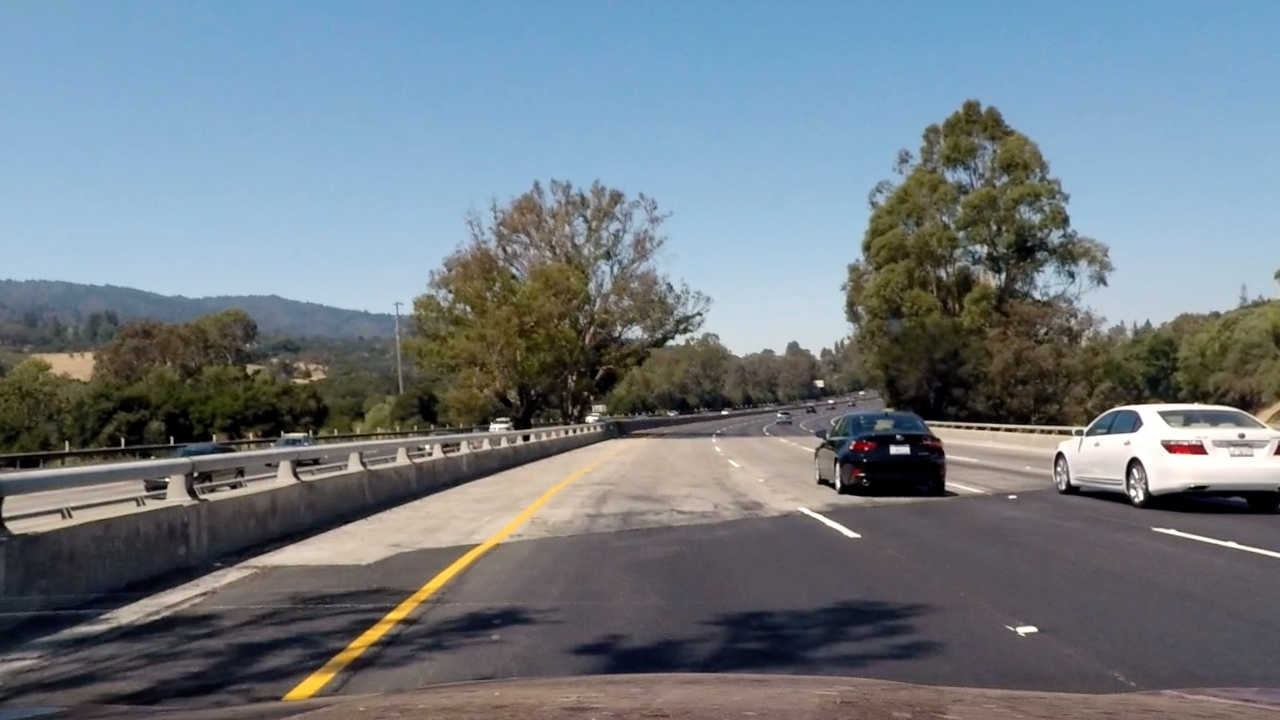
#> input picture output_images/undistorted_road/test4.jpg, 1280 x 720 px
$ python trial.py
#> lines starting #> are read from the running program, lines starting #| are printed output that depends on the picture
import cv2
import matplotlib.image as mpimg
import matplotlib.pyplot as plt
def get_channeled_image(image,color_space,channel=""):

    if color_space=="HLS":
        color_spaced_image=cv2.cvtColor(image,cv2.COLOR_RGB2HLS)

        if channel=="H":
            channeled_image=color_spaced_image[:,:,0]
            return channeled_image
        elif channel=="L":
            channeled_image=color_spaced_image[:,:,1]
            return channeled_image

        elif channel=="S":
            channeled_image=color_spaced_image[:,:,2]
            return channeled_image

        elif channel=="all":
            channeled_image=color_spaced_image
            return channeled_image

        else:
            print("Please enter a valid channel (H,L or S)")
            return 0

    elif color_space=="HSV":
        color_spaced_image=cv2.cvtColor(image,cv2.COLOR_RGB2HSV)

        if channel=="H":
            channeled_image=color_spaced_image[:,:,0]
            return channeled_image

        elif channel=="S":
            channeled_image=color_spaced_image[:,:,1]
            return channeled_image

        elif channel=="V":
            channeled_image=color_spaced_image[:,:,2]
            return channeled_image

        elif channel=="all":
            channeled_image=color_spaced_image
            return channeled_image

        else:
            print("Please enter a valid channel (H,S or V)")
            return 0

    elif color_space=="RGB":
        color_spaced_image=image

        if channel=="R":
            channeled_image=color_spaced_image[:,:,0]
            return channeled_image

        elif channel=="G":
            channeled_image=color_spaced_image[:,:,1]
            return channeled_image

        elif channel=="B":
            channeled_image=color_spaced_image[:,:,2]
            return channeled_image

        elif channel=="all":
            channeled_image=color_spaced_image
            return channeled_image

        else:
            print("Please enter a valid channel (R,G or B)")
            return 0

    elif color_space=="grayscale":
        return cv2.cvtColor(image,cv2.COLOR_RGB2GRAY)


    else:
        print("Incorrect color space.Please choose one from HLS,HSV,grayscale or RGB")
        return 0

image=mpimg.imread("output_images/undistorted_road/test4.jpg")
#> image is the input picture: shape (720, 1280, 4) float32; mean R, G, B, A 0.442, 0.483, 0.514, 1
r_channel=get_channeled_image(image,"RGB","R")
g_channel=get_channeled_image(image,"RGB","G")
b_channel=get_channeled_image(image,"RGB","B")
h_channel_hsv=get_channeled_image(image,"HSV","H")
#> call 4 of get_channeled_image, with color_space = 'HSV', channel = 'H'
#> in get_channeled_image (call 4), `channeled_image=color_spaced_image[:,:,0]`:
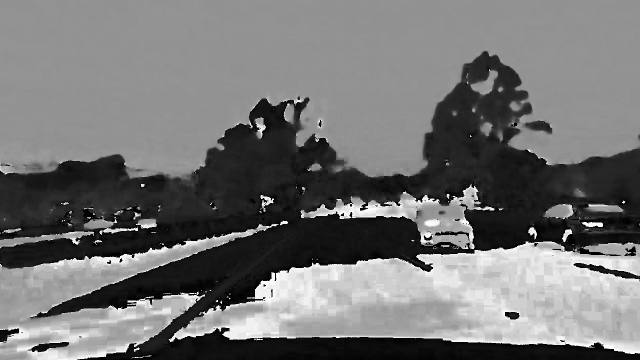
#> channeled_image: shape (720, 1280) float32 (shown at 1/2 size); min 0, max 359.5, mean 162.7; drawn with min black and max white
s_channel_hsv=get_channeled_image(image,"HSV","S")
#> in get_channeled_image (call 5), `channeled_image=color_spaced_image[:,:,1]`:
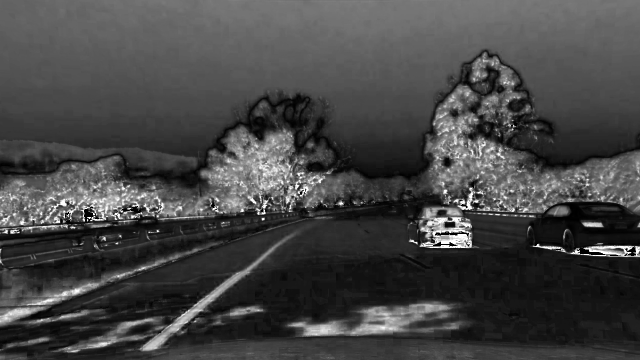
#> channeled_image: shape (720, 1280) float32 (shown at 1/2 size); min 0, max 1, mean 0.274
v_channel_hsv=get_channeled_image(image,"HSV","V")
#> in get_channeled_image (call 6), `channeled_image=color_spaced_image[:,:,2]`:
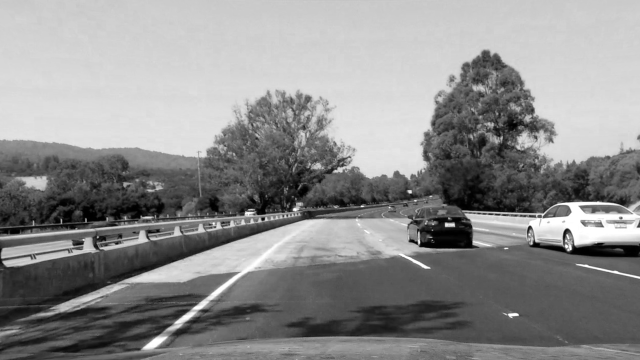
#> channeled_image: shape (720, 1280) float32 (shown at 1/2 size); min 0, max 1, mean 0.551
h_channel_hls=get_channeled_image(image,"HLS","H")
l_channel_hls=get_channeled_image(image,"HLS","L")
#s_channel_hls=get_channeled_image(image,"HLS","S")
hls=cv2.cvtColor(image,cv2.COLOR_RGB2HLS)
s_channel_hls=hls[:,:,2]
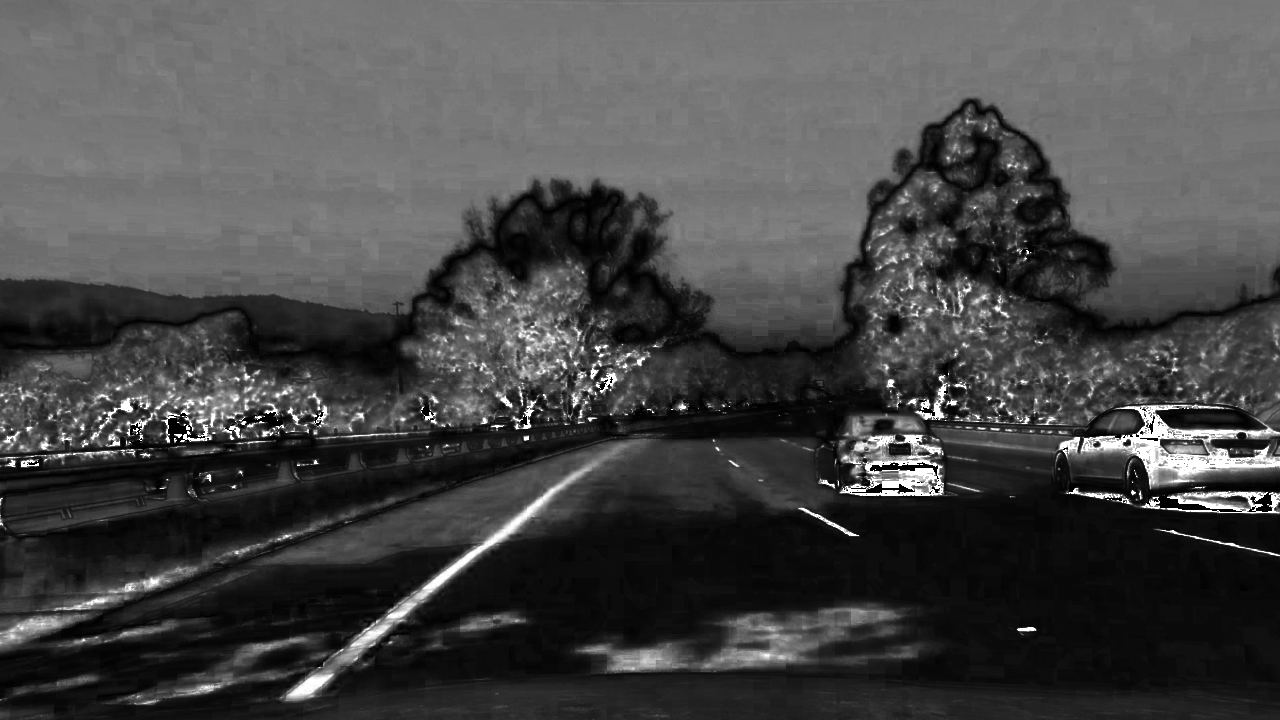
#> s_channel_hls: shape (720, 1280) float32; min 0, max 1, mean 0.279
plt.imshow(r_channel)
plt.show()
plt.imshow(g_channel)
plt.show()
plt.imshow(b_channel)
plt.show()
plt.imshow(h_channel_hsv)
plt.show()
plt.imshow(s_channel_hsv)
plt.show()
plt.imshow(v_channel_hsv)
plt.show()
plt.imshow(h_channel_hls)
plt.show()
plt.imshow(l_channel_hls)
plt.show()
plt.imshow(s_channel_hls,cmap="gray")
plt.show()

$ run again, with output_images/undistorted_road/test2.jpg copied over output_images/undistorted_road/test4.jpg
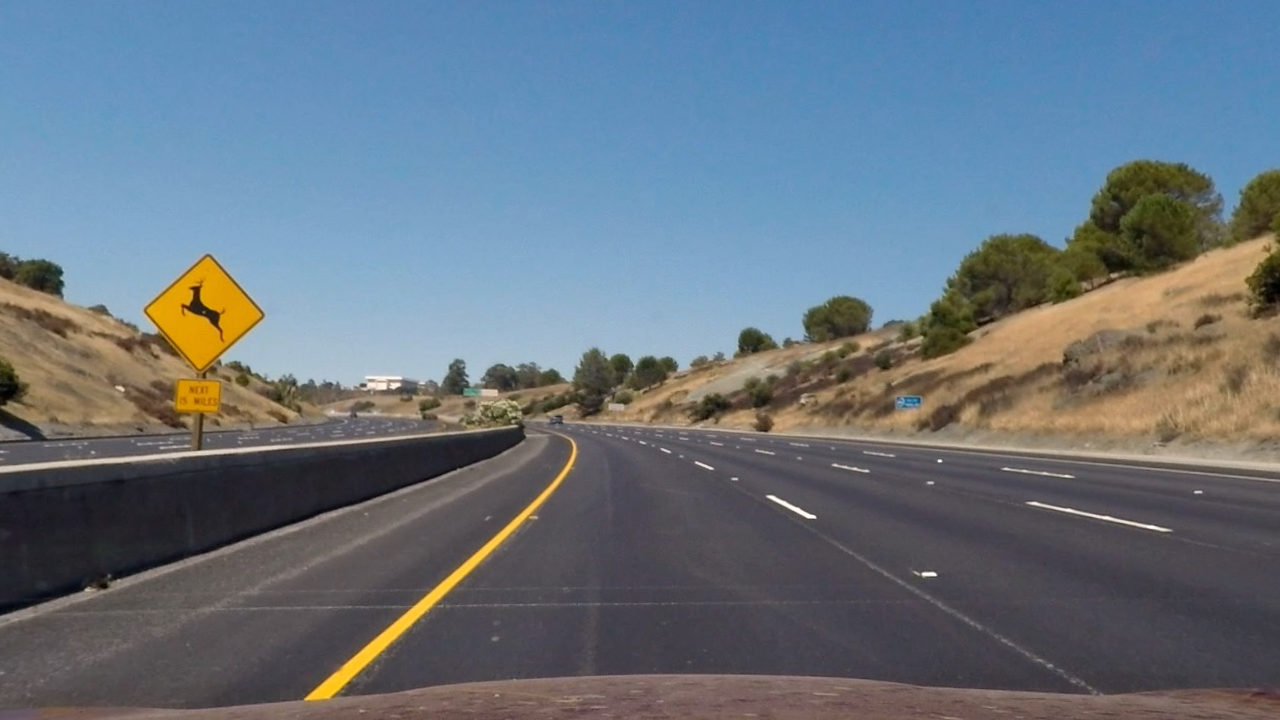
#> input picture output_images/undistorted_road/test2.jpg, 1280 x 720 px
#> image is the input picture: shape (720, 1280, 4) float32; mean R, G, B, A 0.407, 0.454, 0.496, 1
#> in get_channeled_image (call 6), `channeled_image=color_spaced_image[:,:,2]`:
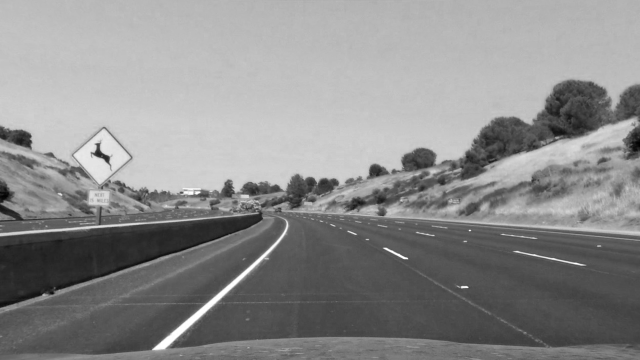
#> channeled_image: shape (720, 1280) float32 (shown at 1/2 size); min 0, max 1, mean 0.547
#> `s_channel_hls=hls[:,:,2]`:
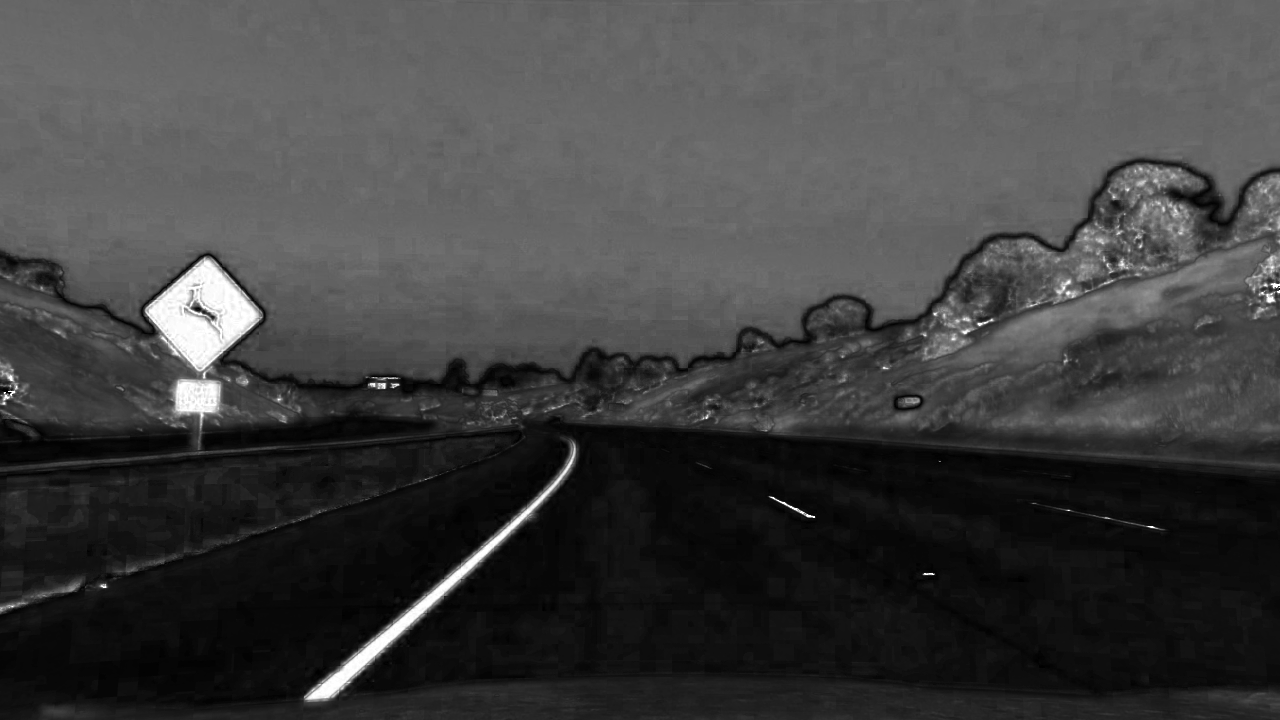
#> s_channel_hls: shape (720, 1280) float32; min 0, max 1, mean 0.252

$ run again, with output_images/undistorted_road/test3.jpg copied over output_images/undistorted_road/test4.jpg
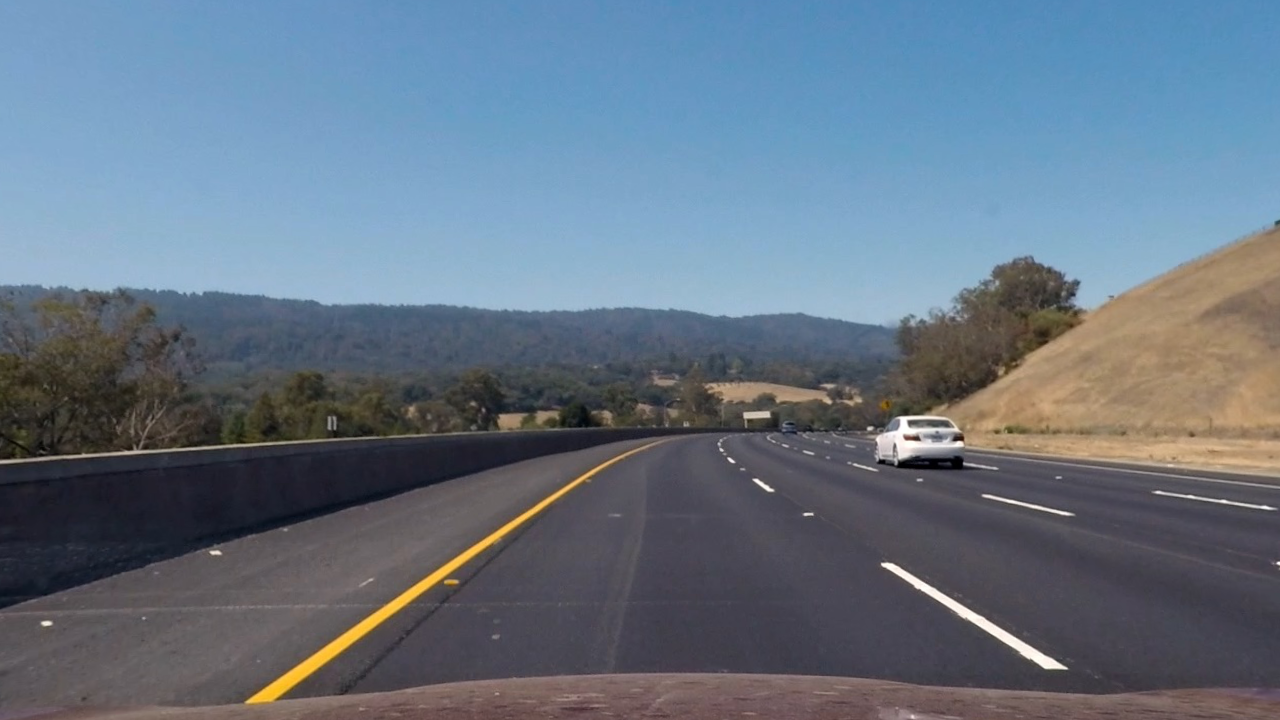
#> input picture output_images/undistorted_road/test3.jpg, 1280 x 720 px
#> image is the input picture: shape (720, 1280, 4) float32; mean R, G, B, A 0.398, 0.455, 0.514, 1
#> in get_channeled_image (call 6), `channeled_image=color_spaced_image[:,:,2]`:
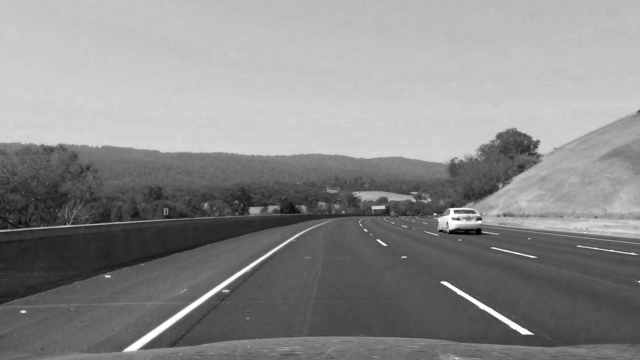
#> channeled_image: shape (720, 1280) float32 (shown at 1/2 size); min 0, max 1, mean 0.541
#> `s_channel_hls=hls[:,:,2]`:
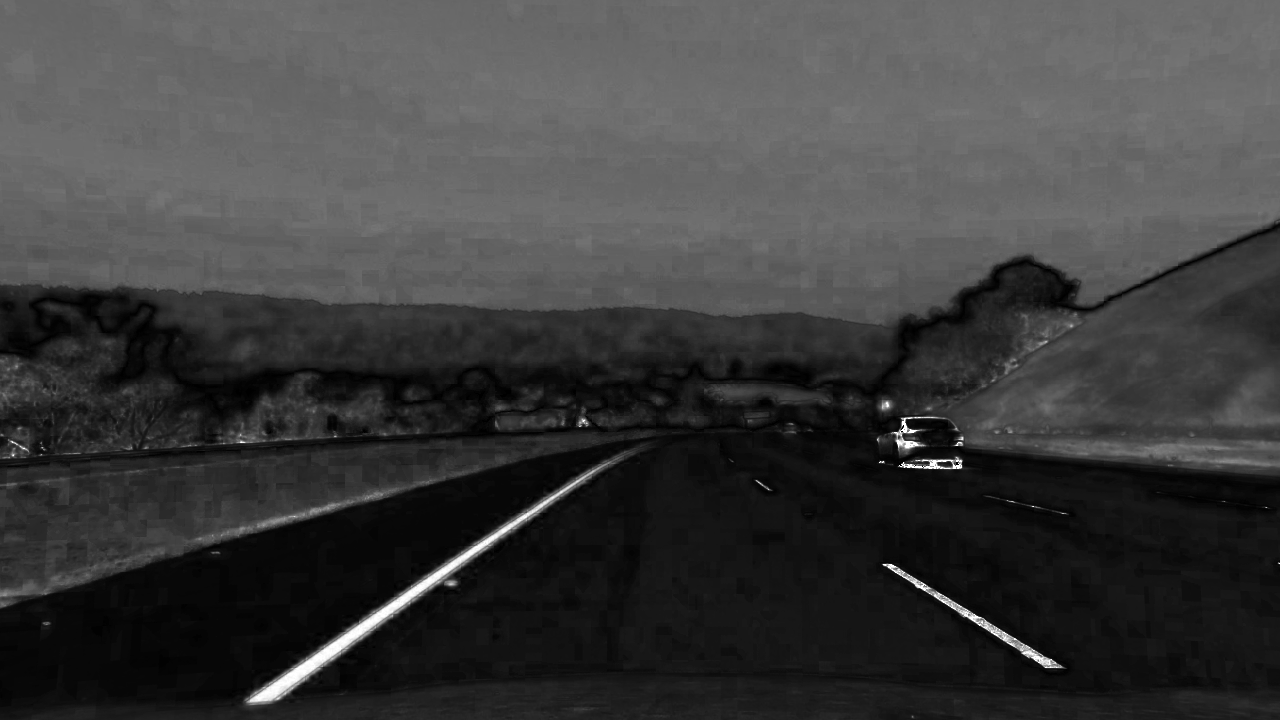
#> s_channel_hls: shape (720, 1280) float32; min 0, max 1, mean 0.242
